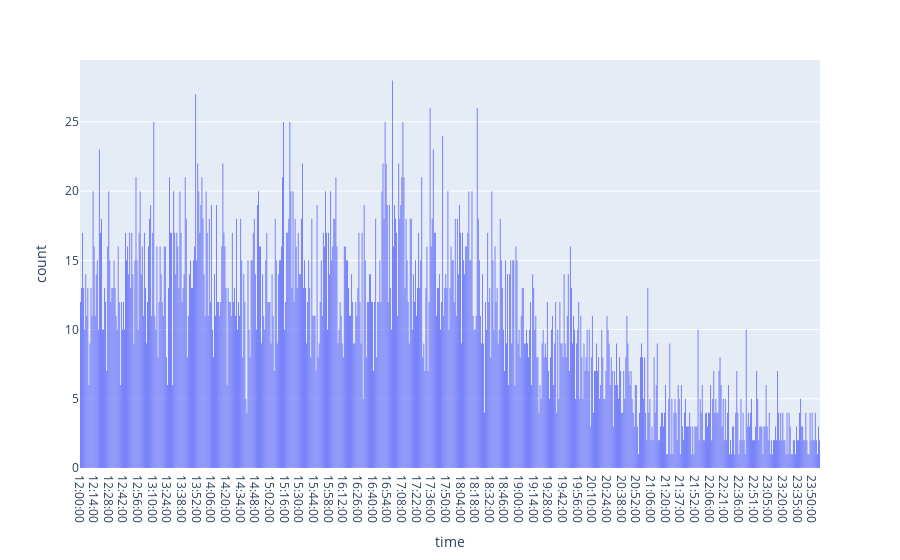

Write notebook code for a chart like this one.
### Code cell
df = df[df['start_cluster'] == 4]
print(f"Shape after using rows in cluster 4: {df.shape}")
def separte_date_time(datetime_str):
    date, time = datetime_str.split(' ')
    return date, datetime.strptime(time, "%H:%M").time()

df['day'], df['time'] = zip(*df['start_time'].map(separte_date_time))
df.head()

df['day'].unique().size

df = df[df['time'] >= datetime.strptime("12:00", "%H:%M").time()]
# plot histogram of time
import plotly.express as px
df.sort_values(by='time', inplace=True)
fig = px.histogram(df, x='time', nbins=24)
fig.show()

df = df[['day', 'time']]

### Figure 1 — Plotly figure (JSON) as saved in the notebook; plotly's stock layout.template omitted (floating-point values rounded to 4 significant figures; data arrays with more than 128 entries replaced by an {"elided": "..."} marker saying what was removed)
{"data": [{"bingroup": "x", "hovertemplate": "time=%{x}<br>count=%{y}<extra></extra>", "legendgroup": "", "marker": {"color": "#636efa", "pattern": {"shape": ""}}, "name": "", "nbinsx": 24, "orientation": "v", "showlegend": false, "type": "histogram", "x": {"elided": "7463 str values"}, "xaxis": "x", "yaxis": "y"}], "layout": {"barmode": "relative", "legend": {"tracegroupgap": 0}, "margin": {"t": 60}, "xaxis": {"anchor": "y", "domain": [0, 1], "title": {"text": "time"}}, "yaxis": {"anchor": "x", "domain": [0, 1], "title": {"text": "count"}}}}
